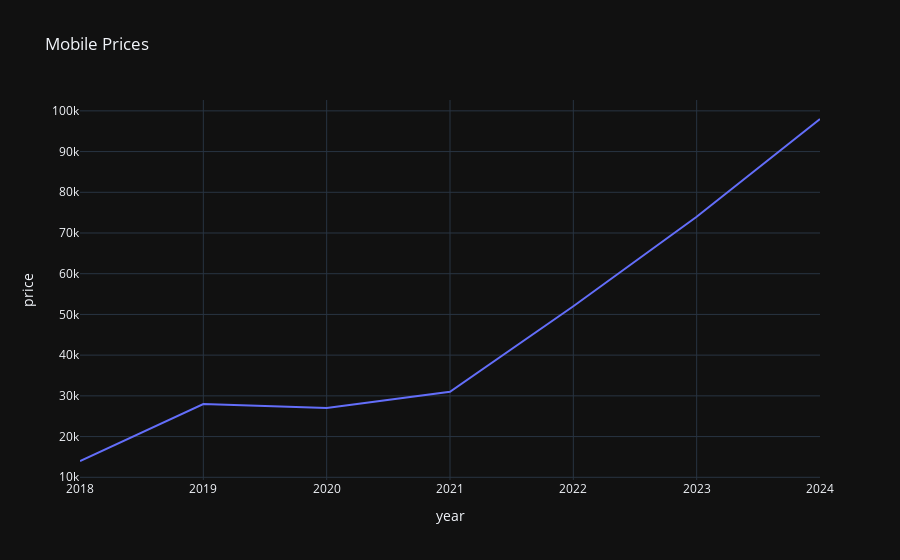

Notebook cell for this chart:
### Markdown cell above
- Bivariate Analysis
- categorical -> numerical and numerical -> numerical
- Use case - Time series data

### Code cell
# plotting a simple function
price = [14000,28000,27000,31000,52000,74000,98000]
year = [2018,2019,2020,2021,2022,2023,2024]
plt.plot(year,price)
df = pd.DataFrame({'year': year, 'price': price})
px.line(df, x='year', y='price', title='Mobile Prices', template='plotly_dark', )

### Figure 1 — Plotly figure (JSON) as saved in the notebook; plotly's stock layout.template omitted (floating-point values rounded to 4 significant figures)
{"data": [{"hovertemplate": "year=%{x}<br>price=%{y}<extra></extra>", "legendgroup": "", "line": {"color": "#636efa", "dash": "solid"}, "marker": {"symbol": "circle"}, "mode": "lines", "name": "", "orientation": "v", "showlegend": false, "type": "scatter", "x": [2018, 2019, 2020, 2021, 2022, 2023, 2024], "xaxis": "x", "y": [14000, 28000, 27000, 31000, 52000, 74000, 98000], "yaxis": "y"}], "layout": {"legend": {"tracegroupgap": 0}, "title": {"text": "Mobile Prices"}, "xaxis": {"anchor": "y", "domain": [0, 1], "title": {"text": "year"}}, "yaxis": {"anchor": "x", "domain": [0, 1], "title": {"text": "price"}}}}
